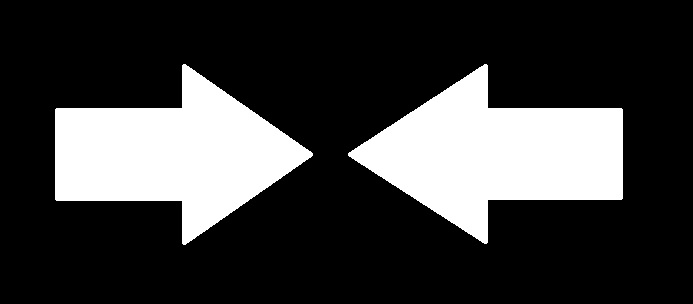
#> input picture Edge Detection and Gradient Analysis/blackandwhite.jpg, 693 x 304 px
$ python edge01.py   (older library calls are emulated)
#> lines starting #> are read from the running program, lines starting #| are printed output that depends on the picture
import cv2
import numpy as np
from matplotlib import pyplot as plt

img = cv2.imread('blackandwhite.jpg',0)
#> img is the input picture: shape (304, 693); min 0, max 255, mean 60

laplacian = cv2.Laplacian(img, cv2.CV_64F)
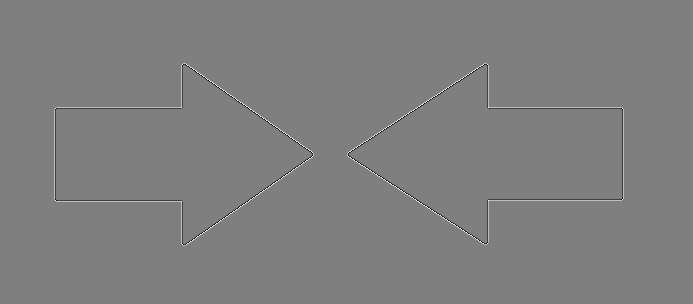
#> laplacian: shape (304, 693) float64; min -518, max 518, mean 0; drawn with min black and max white
sobelx = cv2.Sobel(img,cv2.CV_64F,1,0,ksize=5)
sobely = cv2.Sobel(img,cv2.CV_64F,0,1,ksize=5)
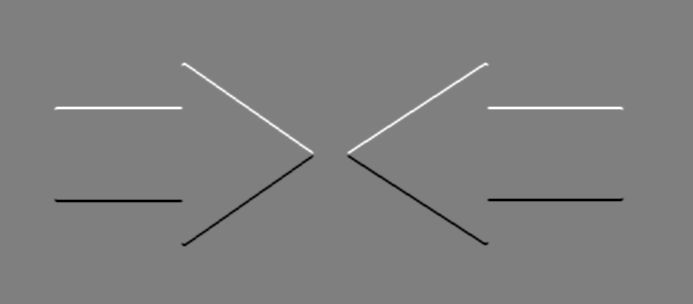
#> sobely: shape (304, 693) float64; min -12240, max 12222, mean 0; drawn with min black and max white

plt.subplot(2,2,1),plt.imshow(img,cmap = 'gray')
plt.title('Original'), plt.xticks([]), plt.yticks([])
plt.subplot(2,2,2),plt.imshow(laplacian,cmap = 'gray')
plt.title('Laplacian'), plt.xticks([]), plt.yticks([])
plt.subplot(2,2,3),plt.imshow(sobelx,cmap = 'gray')
plt.title('Sobel Y'), plt.xticks([]), plt.yticks([])
plt.subplot(2,2,4),plt.imshow(sobely,cmap = 'gray')
plt.title('Sobel Y'), plt.xticks([]), plt.yticks([])

plt.show()
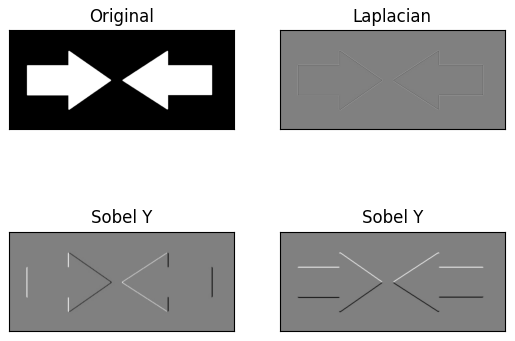
#> figure drawn by matplotlib, 4 panels
